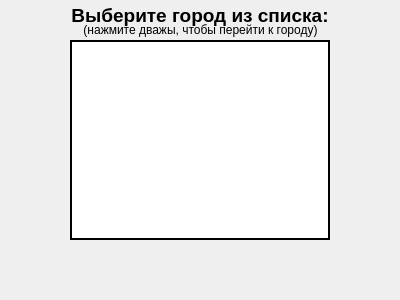
<?xml version="1.0" encoding="UTF-8"?>
<ui version="4.0">
 <class>cityWindow</class>
 <widget class="QWidget" name="cityWindow">
  <property name="geometry">
   <rect>
    <x>0</x>
    <y>0</y>
    <width>400</width>
    <height>300</height>
   </rect>
  </property>
  <property name="sizePolicy">
   <sizepolicy hsizetype="Fixed" vsizetype="Fixed">
    <horstretch>0</horstretch>
    <verstretch>0</verstretch>
   </sizepolicy>
  </property>
  <property name="windowTitle">
   <string>Расписание городского транспорта</string>
  </property>
  <widget class="QListView" name="listView">
   <property name="geometry">
    <rect>
     <x>70</x>
     <y>40</y>
     <width>260</width>
     <height>200</height>
    </rect>
   </property>
   <property name="frameShape">
    <enum>QFrame::WinPanel</enum>
   </property>
   <property name="frameShadow">
    <enum>QFrame::Plain</enum>
   </property>
   <property name="midLineWidth">
    <number>1</number>
   </property>
  </widget>
  <widget class="QLabel" name="label">
   <property name="geometry">
    <rect>
     <x>70</x>
     <y>0</y>
     <width>260</width>
     <height>31</height>
    </rect>
   </property>
   <property name="mouseTracking">
    <bool>true</bool>
   </property>
   <property name="autoFillBackground">
    <bool>false</bool>
   </property>
   <property name="text">
    <string>&lt;html&gt;&lt;head/&gt;&lt;body&gt;&lt;p align=&quot;center&quot;&gt;&lt;span style=&quot; font-size:14pt; font-weight:700;&quot;&gt;Выберите город из списка:&lt;/span&gt;&lt;/p&gt;&lt;/body&gt;&lt;/html&gt;</string>
   </property>
   <property name="textFormat">
    <enum>Qt::AutoText</enum>
   </property>
   <property name="scaledContents">
    <bool>false</bool>
   </property>
   <property name="alignment">
    <set>Qt::AlignCenter</set>
   </property>
   <property name="indent">
    <number>-1</number>
   </property>
  </widget>
  <widget class="QWidget" name="horizontalLayoutWidget">
   <property name="geometry">
    <rect>
     <x>30</x>
     <y>249</y>
     <width>341</width>
     <height>51</height>
    </rect>
   </property>
   <layout class="QHBoxLayout" name="horizontalLayout">
    <property name="spacing">
     <number>10</number>
    </property>
    <property name="leftMargin">
     <number>40</number>
    </property>
    <property name="rightMargin">
     <number>40</number>
    </property>
   </layout>
  </widget>
  <widget class="QLabel" name="label_2">
   <property name="geometry">
    <rect>
     <x>70</x>
     <y>20</y>
     <width>261</width>
     <height>20</height>
    </rect>
   </property>
   <property name="text">
    <string>(нажмите дважы, чтобы перейти к городу)</string>
   </property>
   <property name="alignment">
    <set>Qt::AlignCenter</set>
   </property>
  </widget>
 </widget>
 <resources/>
 <connections/>
</ui>
